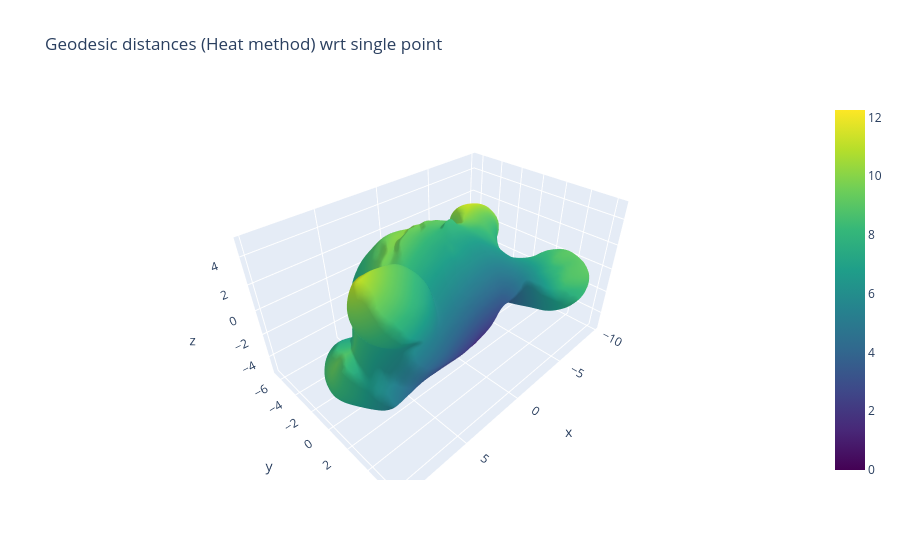

The cell this chart's notebook holds for it:
### Markdown cell above
As a final sanity check, we can plot the distance to a single point for both methods. Given the size of the organoid, it should be evident that Dijkstra gives way too large values.

### Code cell
src_idx = 42  # single heat source

fig = go.Figure(data=[
    go.Mesh3d(
        x=mesh.v[:,0], y=mesh.v[:,1], z=mesh.v[:,2],
        i=mesh.f[:,0], j=mesh.f[:,1], k=mesh.f[:,2],
        intensity=dist_heat_all[src_idx, :],
        colorscale='Viridis',
        showscale=True,   # adds colorbar
        name="Surface"
    ),
    go.Scatter3d(
        x=[mesh.v[cell_center_vertices[src_idx],0]], y=[mesh.v[cell_center_vertices[src_idx],1]], z=[mesh.v[cell_center_vertices[src_idx],2]],
        mode='markers',
        marker=dict(size=6, color='red', symbol='circle'),
        name="Source vertex"
    )
])

fig.update_layout(
    scene=dict(aspectmode='data'),
    title="Geodesic distances (Heat method) wrt single point"
)

fig.show()

### Figure 1 — Plotly figure (JSON) as saved in the notebook; plotly's stock layout.template omitted (floating-point values rounded to 4 significant figures; data arrays with more than 128 entries replaced by an {"elided": "..."} marker saying what was removed)
{"data": [{"colorscale": [[0, "#440154"], [0.1111, "#482878"], [0.2222, "#3e4989"], [0.3333, "#31688e"], [0.4444, "#26828e"], [0.5556, "#1f9e89"], [0.6667, "#35b779"], [0.7778, "#6ece58"], [0.8889, "#b5de2b"], [1, "#fde725"]], "i": {"elided": "35998 int values"}, "intensity": {"elided": "18001 float values"}, "j": {"elided": "35998 int values"}, "k": {"elided": "35998 int values"}, "name": "Surface", "showscale": true, "type": "mesh3d", "x": {"elided": "18001 float values"}, "y": {"elided": "18001 float values"}, "z": {"elided": "18001 float values"}}, {"marker": {"color": "red", "size": 6, "symbol": "circle"}, "mode": "markers", "name": "Source vertex", "type": "scatter3d", "x": [1.159], "y": [1.75], "z": [-3.956]}], "layout": {"scene": {"aspectmode": "data"}, "title": {"text": "Geodesic distances (Heat method) wrt single point"}}}
